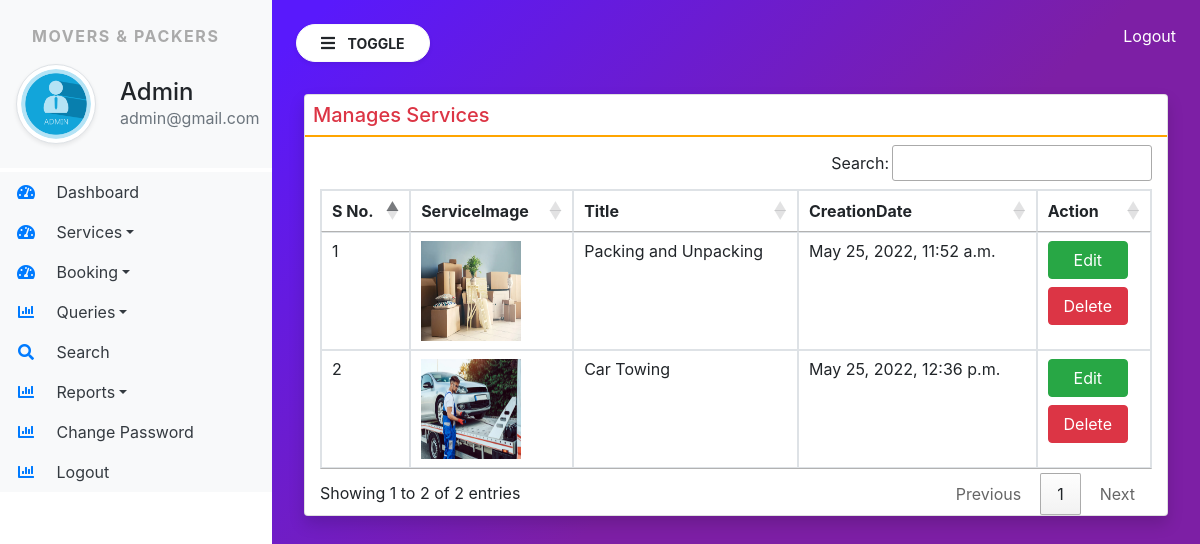
Page /manage_services/ (signed in) on the committed database.
### moverspackers/models.py (models this page shows, shortened)
class Services(models.Model):
    title = models.CharField(max_length=200, null=True)
    description = models.CharField(max_length=5000, null=True)
    image = models.FileField(null=True)
    creationdate = models.DateTimeField(auto_now_add=True)

### moverspackers/views.py (the view)
# urls.py: path('manage_services/', manage_services, name="manage_services"),
def manage_services(request):
    if not request.user.is_authenticated:
        return redirect('admin_login')
    services = Services.objects.all()
    return render(request, 'manage_services.html',locals())

### moverspackers/templates/manage_services.html (shortened to what this page needs)
{% extends 'admin_base.html' %}
{% block main %}
<div class="card shadow m-2">
    <div clsss="card-body">
        <h5 class="p-2 text-danger" style="border-bottom : 2px solid orange">Manages Services</h5>
        <div class="container-fluid">
            <table class="table table-bordered" id="example">
                <thead>
                    <tr>
                        <th>S No.</th>
                        <th>ServiceImage</th>
                        <th>Title</th>
                        <th>CreationDate</th>
                        <th>Action</th>
                    </tr>
                </thead>
                <tbody>
                   {% for i in services %}
                   <tr>
                       <td>{{forloop.counter}}</td>
                       <td><img src="{{i.image.url}}" width="100" height="100"></td>
                       <td>{{i.title}}</td>
                       <td>{{i.creationdate}}</td>
                       <td><a href="{% url 'edit_service' i.id%}" class="btn btn-success" style="width:80px">Edit</a>
                        <br><a href="{% url 'delete_service' i.id%}" class="btn btn-danger mt-2" style="width:80px" onclick="return confirm('Are you Sure?')">Delete</a>
                       </td>
                   </tr>
                   {% endfor %}
                </tbody>
            </table>
        </div>
    </div>
{% endblock %}

### moverspackers/templates/admin_base.html (shortened to what this page needs)
{% load static %}
<html>
    <head>
        <link rel="stylesheet" href="https://cdn.jsdelivr.net/npm/bootstrap@4.6.1/dist/css/bootstrap.min.css">
        <link rel= "stylesheet" href="{% static 'css/sidebar.css' %}">
        <link rel="stylesheet" href="https://use.fontawesome.com/releases/v5.7.0/css/all.css">
        <link rel="stylesheet" href="https://cdn.datatables.net/1.12.0/css/jquery.dataTables.min.css">
        <link rel="stylesheet" href="https://cdn.datatables.net/buttons/2.2.3/css/buttons.dataTables.min.css">
    </head>
    <body>
        <div class="bg-white vertical-nav" id="sidebar">
            <div class="py-4 px-3 bg-light mb-1">
                <p class="font-weight-bold text-uppercase px-3 sidebar-title">Movers & Packers</p>
                <div class="media d-flex align-items-center">
                    <img src="{% static 'images/admin.png' %}" width="80" height="80" class="mr-4 rounded-circle img-thumbnail shadow-sm">
                    <div class="media-body">
                        <h4 class="mb-0">Admin</h4>
                        <p class="text-muted mb-0">{{request.user.email}}</p>
                    </div>
                </div>
            </div>
            <ul class="nav flex-column bg-white">
                <li class="nav-item">
                    <a href="{% url 'admin_home' %}" class="nav-link text-dark bg-light">
                        <i class="fas fa-tachometer-alt fa-fw mr-3 text-primary"></i>
                        Dashboard
                    </a>
                </li>
                <li class="nav-item dropdown">
                    <a href="#" class="nav-link dropdown-toggle text-dark bg-light" id="navbardrop" data-toggle="dropdown">
                        <i class="fas fa-tachometer-alt fa-fw mr-3 text-primary"></i>
                        Services</a>
                </li>
                <li class="nav-item dropdown">
                    <a href="#" class="nav-link dropdown-toggle text-dark bg-light" id="navbardrop" data-toggle="dropdown">
                        <i class="fas fa-tachometer-alt fa-fw mr-3 text-primary"></i>
                        Booking</a>
                </li>
                <li class="nav-item dropdown">
                    <a href="#" class="nav-link dropdown-toggle text-dark bg-light" id="navbardrop" data-toggle="dropdown">
                        <i class="fas fa-chart-bar fa-fw mr-3 text-primary"></i>
                        Queries</a>
                </li>
                <li class="nav-item">
                    <a href="{% url 'search' %}" class="nav-link text-dark bg-light">
                        <i class="fas fa-search fa-fw mr-3 text-primary"></i>
                        Search
                    </a>
                </li>
                <li class="nav-item dropdown">
                    <a href="#" class="nav-link dropdown-toggle text-dark bg-light" id="navbardrop" data-toggle="dropdown">
                        <i class="fas fa-chart-bar fa-fw mr-3 text-primary"></i>
                        Reports</a>
                </li>
                <li class="nav-item">
                    <a href="{% url 'change_password' %}" class="nav-link text-dark bg-light">
                        <i class="fas fa-chart-bar fa-fw mr-3 text-primary"></i>
                        Change Password
                    </a>
                </li>
                <li class="nav-item">
                    <a href="{% url 'logout' %}" class="nav-link text-dark bg-light">
                        <i class="fas fa-chart-bar fa-fw mr-3 text-primary"></i>
                        Logout
                    </a>
                </li>
            </ul>
        </div>
        <div class="page-content p-4" id="content">
            <a href="{% url 'logout' %}" title="logout" class="text-white float-right">Logout</a>
            <button id="sidebarCollapse" type="button" class="btn btn-light bg-white rounded-pill shadow-sm px-4 mb-4">
                <i class="fas fa-bars mr-2"></i>
                <small class="text-uppercase font-weight-bold">Toggle</small>
            </button>
            {% block main %}
            {% endblock %}
    </body>
</html>

### moverspackers/static/css/sidebar.css (style rules this page uses)
.sidebar-title { letter-spacing: 0.1em; color: #aaa; }
body { background-image: linear-gradient(135.9deg,rgba(89,25,252,1) 16.4%,rgba(125,31,165,1) 56.1%); max-height: 100vh; }
.vertical-nav { min-width: 17rem; width: 17rem; height: 100vh; position: fixed; top: 0; left: 0; transition:all 0.4s }
.page-content { width: calc(100%-17rem); margin-left: 17rem; transition:all 0.4s }

### rows in the picture
Services: image (picture), title "Packing and Unpacking", creationdate "May 25, 2022, 11:52 a.m."
Services: image (picture), title "Car Towing", creationdate "May 25, 2022, 12:36 p.m."

### other values in the picture
{{ request.user.email }} "admin@gmail.com"
